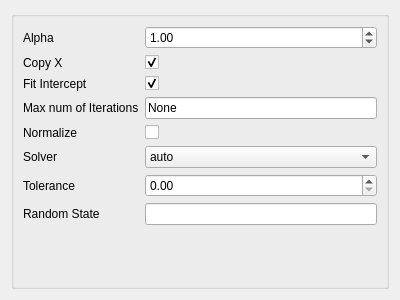
<?xml version="1.0" encoding="UTF-8"?>
<ui version="4.0">
 <class>Form</class>
 <widget class="QWidget" name="Form">
  <property name="geometry">
   <rect>
    <x>0</x>
    <y>0</y>
    <width>400</width>
    <height>300</height>
   </rect>
  </property>
  <property name="windowTitle">
   <string>Form</string>
  </property>
  <layout class="QVBoxLayout" name="verticalLayout">
   <item>
    <widget class="QGroupBox" name="formGroupBox">
     <layout class="QFormLayout" name="formLayout">
      <property name="fieldGrowthPolicy">
       <enum>QFormLayout::AllNonFixedFieldsGrow</enum>
      </property>
      <item row="0" column="0">
       <widget class="QLabel" name="alphaLabel">
        <property name="text">
         <string>Alpha</string>
        </property>
       </widget>
      </item>
      <item row="0" column="1">
       <widget class="QDoubleSpinBox" name="alphaDoubleSpinBox">
        <property name="value">
         <double>1.000000000000000</double>
        </property>
       </widget>
      </item>
      <item row="1" column="0">
       <widget class="QLabel" name="copyXLabel">
        <property name="text">
         <string>Copy X</string>
        </property>
       </widget>
      </item>
      <item row="1" column="1">
       <widget class="QCheckBox" name="copyXCheckBox">
        <property name="checked">
         <bool>true</bool>
        </property>
       </widget>
      </item>
      <item row="2" column="0">
       <widget class="QLabel" name="fitInterceptLabel">
        <property name="text">
         <string>Fit Intercept</string>
        </property>
       </widget>
      </item>
      <item row="2" column="1">
       <widget class="QCheckBox" name="fitInterceptCheckBox">
        <property name="checked">
         <bool>true</bool>
        </property>
       </widget>
      </item>
      <item row="3" column="0">
       <widget class="QLabel" name="maxNumOfIterationsLabel">
        <property name="text">
         <string>Max num of Iterations</string>
        </property>
       </widget>
      </item>
      <item row="3" column="1">
       <widget class="QLineEdit" name="maxNumOfIterationslineEdit">
        <property name="text">
         <string>None</string>
        </property>
       </widget>
      </item>
      <item row="4" column="0">
       <widget class="QLabel" name="normalizeLabel">
        <property name="text">
         <string>Normalize</string>
        </property>
       </widget>
      </item>
      <item row="4" column="1">
       <widget class="QCheckBox" name="normalizeCheckBox"/>
      </item>
      <item row="5" column="0">
       <widget class="QLabel" name="solverLabel">
        <property name="text">
         <string>Solver</string>
        </property>
       </widget>
      </item>
      <item row="6" column="0">
       <widget class="QLabel" name="toleranceLabel">
        <property name="text">
         <string>Tolerance</string>
        </property>
       </widget>
      </item>
      <item row="6" column="1">
       <widget class="QDoubleSpinBox" name="toleranceDoubleSpinBox"/>
      </item>
      <item row="7" column="0">
       <widget class="QLabel" name="randomStateLabel">
        <property name="text">
         <string>Random State</string>
        </property>
       </widget>
      </item>
      <item row="7" column="1">
       <widget class="QLineEdit" name="randomStateLineEdit"/>
      </item>
      <item row="5" column="1">
       <widget class="QComboBox" name="solverComboBox">
        <item>
         <property name="text">
          <string>auto</string>
         </property>
        </item>
        <item>
         <property name="text">
          <string>svd</string>
         </property>
        </item>
        <item>
         <property name="text">
          <string>cholesky</string>
         </property>
        </item>
        <item>
         <property name="text">
          <string>lsqr</string>
         </property>
        </item>
        <item>
         <property name="text">
          <string>sparse_cg</string>
         </property>
        </item>
        <item>
         <property name="text">
          <string>sag</string>
         </property>
        </item>
       </widget>
      </item>
     </layout>
    </widget>
   </item>
  </layout>
 </widget>
 <resources/>
 <connections/>
</ui>
